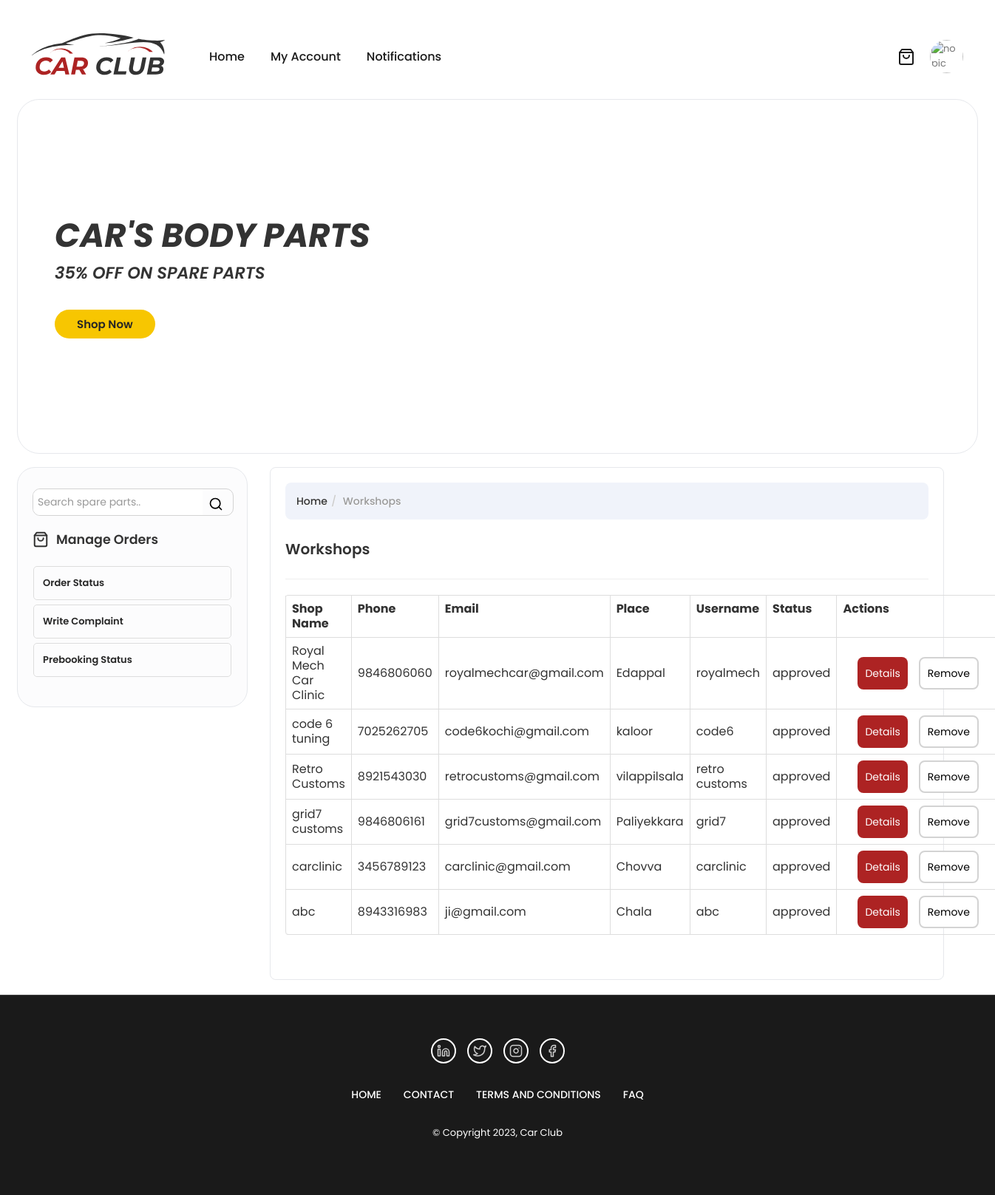
The app's page /viewWorkshop/ (signed in) with its own data.
### Workshop/models.py (models this page shows)
class workshop_tb(models.Model):
    logo=models.FileField(max_length=50)
    shop_name=models.CharField(max_length=50)
    phone=models.CharField(max_length=20)
    email=models.CharField(max_length=20)
    address=models.CharField(max_length=50)
    district_id=models.ForeignKey('Admin.district_tb',on_delete=models.CASCADE,default='1')
    place=models.CharField(max_length=20)
    proof=models.FileField(max_length=20,default='none')
    username=models.CharField(max_length=20)
    password=models.CharField(max_length=20)
    status=models.CharField(max_length=20)

### Admin/views.py (the view)
# urls.py: url(r'^viewWorkshop/',admin_view.viewWorkshop,name='viewWorkshop'),
@login_required
def viewWorkshop(request):
    workshop=workshop_tb.objects.all().order_by('-id')
    if(workshop.count()>0):
        return render(request,'view_workshop.html',{'data':workshop})
    else:
        return render(request,'view_workshop.html',{'msg':'No Registrations'})

### Admin/context_processors.py (called while the page is built)
def get_part(parts):
    splist=[]
    for s in parts:
        spdic=s.__dict__
        spdic['brand_id']=s.brand_id
        spdic['vehicle_id']=s.vehicle_id
        spdic['shop_id']=s.shop_id
        spdic['category_id']=s.category_id
        spdic['part_obj']=s
        pmodels=part_model_tb.objects.filter(part_id=s.id).values('model_id__model_name')
        plist=[]
        for p in pmodels:
            plist.append(p['model_id__model_name'])
        st=','
        mod=st.join(plist)
        spdic['models']=mod
        splist.append(spdic)
    return splist

### User/context_processors.py (called while the page is built)
def userdata(request):
    if 'workshop_id' in request.session:
        workshop = workshop_tb.objects.filter(id=request.session['workshop_id']).first()
        return {'userdata': workshop}
    elif 'spare_shop_id' in request.session:
        spareshop = shop_tb.objects.filter(id=request.session['spare_shop_id']).first()
        return {'userdata': spareshop}
    elif 'user_id' in request.session:
        user = user_tb.objects.filter(id=request.session['user_id']).first()
        return {'userdata': user}
    elif 'admin_id' in request.session:
        admin = admin_tb.objects.filter(id=request.session['admin_id']).first()
        return {'userdata': admin}
    else:
        return {}

### template/view_workshop.html (shortened to what this page needs)
{% extends 'base.html' %}
{% load static %}
{% block content %}
	<div class="span9">
    <ul class="breadcrumb">
		<li>Home<span class="divider">/</span></li>
		<li class="active">Workshops</li>
    </ul>
	<h3> Workshops </h3>
	<hr class="soft"/>
	{% if msg %}
		<label>{{msg}}</label>
	{% else %}
	<table class="table table-bordered">
                <tr>
		  <th>Shop Name</th>
                  <th>Phone</th>
                  <th>Email</th>
		  <th>Place</th>
                  <th>Username</th>
		  <th>Status</th>
                  <th>Actions</th>
		</tr>
		{% for v in data %}
                <tr>
                  <td>{{v.shop_name}}</td>
		  <td>{{v.phone}}</td>
                  <td>{{v.email}}</td>
		  <td>{{v.place}}</td>
		  <td>{{v.username}}</td>
                  <td>{{v.status}}</td>
		  <td>
			<div class="btn-group-wrapper">
				<a class="btn btn-accent" href="{% url 'workshopDetails' v.id %}">Details</a>
				<a class="btn btn-secondary" href="{% url 'removeWorkshop' v.id %}">Remove</a>
			</div>
		  </td>
                </tr>
		{% endfor %}
            </table>
	{% endif %}
	<br/>
</div>
{% endblock %}

### static/css/main.css (style rules this page uses)
body { background-color: #fff !important; font-family: 'Poppins', sans-serif; }
.span9 { border: 1px solid #E6E8EC; border-radius: 8px; padding: 20px; }
.span9 h4,h3 { font-weight: 600; font-size: 20px; }
.breadcrumb { padding: 15px; border-radius: 8px; background-color: #F0F3FA; font-size: 14px; font-weight:500; }
.btn-accent { padding: 10px; box-sizing: border-box; background: #AD2323; color: #fff; border: none; box-shadow: none; border-radius: 8px; font-weight: 400; text-shadow: none; display: flex; align-items: center; justify-content: center; gap: 10px; }
.btn-secondary { padding: 10px; box-sizing: border-box; background: #fff; border: 2px solid #d3d3d3 !important; color: #000; border: none; box-shadow: none; border-radius: 8px; font-weight: 400; text-shadow: none; display: flex; align-items: center; justify-content: center; }
.btn-accent { outline: none !important; }
.btn-group-wrapper { display: flex; justify-content: stretch; gap: 15px; padding: 0px 20px; }
.btn-group-wrapper a { width: 100%; }
table,td { vertical-align: middle !important; }

### records on screen
workshop_tb: shop_name "Royal Mech Car Clinic", phone "9846806060", email "royalmechcar@gmail.com", place "Edappal", username "royalmech", status "approved"
workshop_tb: shop_name "code 6 tuning", phone "7025262705", email "code6kochi@gmail.com", place "kaloor", username "code6", status "approved"
workshop_tb: shop_name "Retro Customs", phone "8921543030", email "retrocustoms@gmail.com", place "vilappilsala", username "retro customs", status "approved"
workshop_tb: shop_name "grid7 customs", phone "9846806161", email "grid7customs@gmail.com", place "Paliyekkara", username "grid7", status "approved"
workshop_tb: shop_name "carclinic", phone "3456789123", email "carclinic@gmail.com", place "Chovva", username "carclinic", status "approved"
workshop_tb: shop_name "abc", phone "8943316983", email "ji@gmail.com", place "Chala", username "abc", status "approved"
